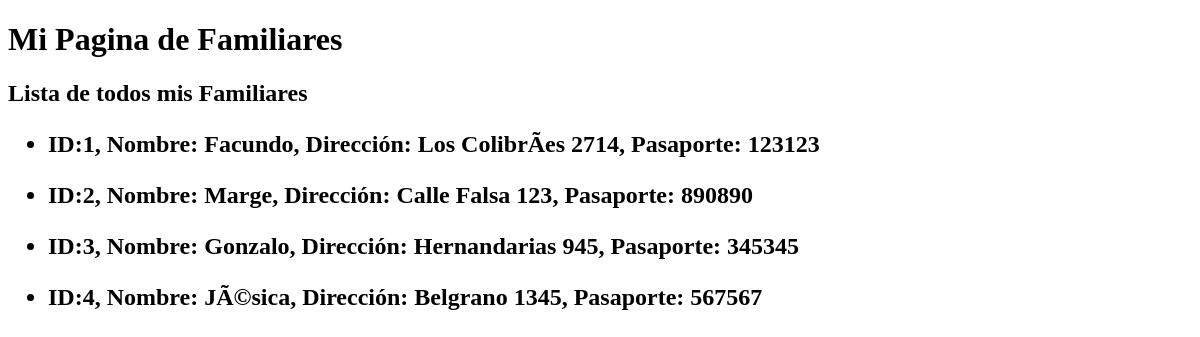
The app's page /mi-familia/, older data.
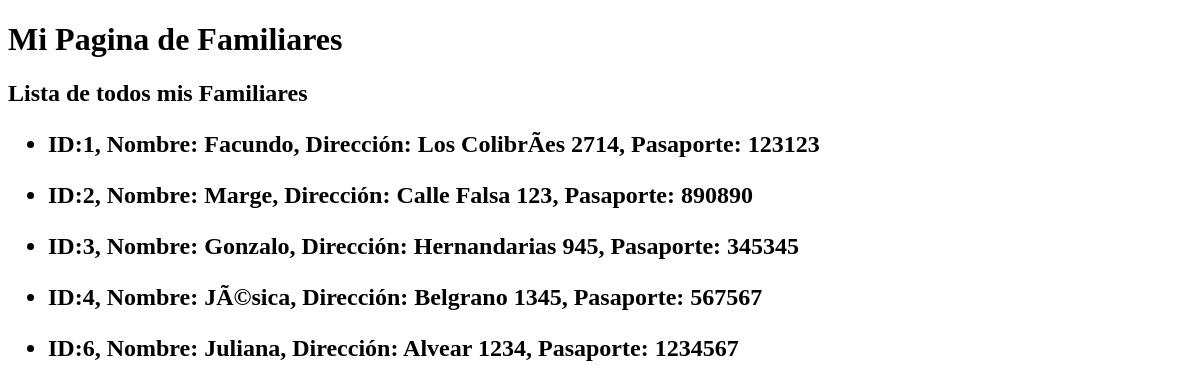
The same page, newer data.
### applorenzo/models.py (models this page shows, shortened)
class Familiar(models.Model):
        nombre = models.CharField(max_length=100)
        direccion = models.CharField(max_length=200)
        numero_pasaporte = models.IntegerField()

### applorenzo/views.py (the view)
# urls.py: path('mi-familia/', monstrar_familiares),
def monstrar_familiares(request):
  lista_familiares = Familiar.objects.all()
  return render(request, "applorenzo/familiares.html", {"lista_familiares": lista_familiares})

### applorenzo/templates/applorenzo/familiares.html
{% extends 'applorenzo/base.html' %}
{% block titulo%} Lista de todos mis Familiares {% endblock %}
{% block contenido %}
  {% for familiar in lista_familiares %}
      <ul>
          <li> ID:{{familiar.id}}, Nombre: {{familiar.nombre}}, Dirección: {{familiar.direccion}}, Pasaporte: {{familiar.numero_pasaporte}}</li>
      </ul>
  {% endfor %}
{% endblock %}

Row changes from the older to the newer data that the page shows:
added Familiar: id "6", nombre "Juliana", direccion "Alvear 1234", numero_pasaporte "1234567"
